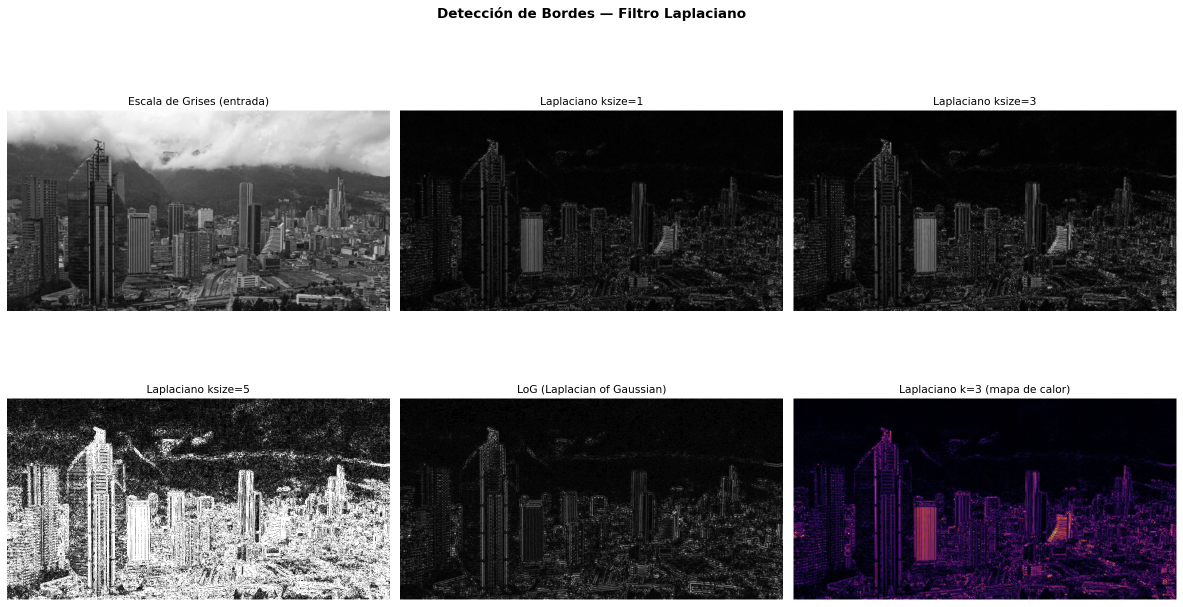
#> input picture semana_9_4_ojos_digitales_vision_artificial/media/python_bordes_laplaciano.png, 2366 x 1213 px, given in place of input_image.jpg, which was not available (shown at 1/2 size)
$ python main.py   (older library calls are emulated)
#> lines starting #> are read from the running program, lines starting #| are printed output that depends on the picture; pictures that were not available may be replaced by others from this repository, and a replacement may not be noted
"""
Taller Ojos Digitales: Introducción a la Visión Artificial
============================================================

Implementa el pipeline completo de percepción visual artificial:
1. Conversión a escala de grises
2. Filtros convolucionales (blur, sharpening, emboss)
3. Detección de bordes: Sobel X/Y, Laplaciano, Canny
4. Comparación visual entre métodos
5. Análisis de kernels de convolución
6. Combinación de técnicas para detección robusta
"""

import cv2
import numpy as np
import matplotlib
matplotlib.use('Agg')
import matplotlib.pyplot as plt
import os

# ============================================================
# Configuración
# ============================================================

MEDIA_DIR = os.path.join(os.path.dirname(__file__), '..', 'media')
os.makedirs(MEDIA_DIR, exist_ok=True)

IMG_PATH = os.path.join(os.path.dirname(__file__), 'input_image.jpg')


def save(fig, name):
    path = os.path.join(MEDIA_DIR, name)
    fig.savefig(path, dpi=140, bbox_inches='tight', facecolor='white')
    plt.close(fig)
    print(f"  ✓ {name}")


def load():
    img = cv2.imread(IMG_PATH)
#> img is the input picture: shape (1213, 2366, 3); mean B, G, R 123, 120, 121.5
    if img is None:
        raise FileNotFoundError(f"No se encontró: {IMG_PATH}")
    return img


# ============================================================
# 1. CONVERSIÓN A ESCALA DE GRISES
# ============================================================

def grayscale_conversion():
    """
    Convierte la imagen a escala de grises y muestra los componentes
    de luminancia ponderada: Y = 0.299R + 0.587G + 0.114B.
    """
    print("\n[1] Conversión a escala de grises")
    bgr = load()
    rgb = cv2.cvtColor(bgr, cv2.COLOR_BGR2RGB)
    gray = cv2.cvtColor(bgr, cv2.COLOR_BGR2GRAY)

    # Grises por canal individual
    gray_r = rgb[..., 0]
    gray_g = rgb[..., 1]
    gray_b = rgb[..., 2]

    # Gris ponderado manual
    gray_weighted = (0.299 * rgb[..., 0] + 0.587 * rgb[..., 1] + 0.114 * rgb[..., 2]).astype(np.uint8)

    fig, axes = plt.subplots(2, 3, figsize=(17, 10))
    fig.suptitle('Conversión a Escala de Grises — Métodos y Canales', fontsize=14, fontweight='bold')

    axes[0, 0].imshow(rgb)
    axes[0, 0].set_title('Original (Color)', fontsize=11)

    axes[0, 1].imshow(gray, cmap='gray')
    axes[0, 1].set_title('cv2.cvtColor (BGR2GRAY)', fontsize=11)

    axes[0, 2].imshow(gray_weighted, cmap='gray')
    axes[0, 2].set_title('Manual: 0.299R + 0.587G + 0.114B', fontsize=11)

    axes[1, 0].imshow(gray_r, cmap='gray')
    axes[1, 0].set_title('Solo canal Rojo', fontsize=11)

    axes[1, 1].imshow(gray_g, cmap='gray')
    axes[1, 1].set_title('Solo canal Verde', fontsize=11)

    axes[1, 2].imshow(gray_b, cmap='gray')
    axes[1, 2].set_title('Solo canal Azul', fontsize=11)

    for ax in axes.flat:
        ax.axis('off')
    plt.tight_layout()
    save(fig, 'python_escala_grises.png')


# ============================================================
# 2. FILTROS CONVOLUCIONALES
# ============================================================

def convolution_filters():
    """
    Aplica filtros convolucionales: blur (box, gaussian, median),
    sharpening y emboss.
    """
    print("\n[2] Filtros convolucionales")
    bgr = load()
    rgb = cv2.cvtColor(bgr, cv2.COLOR_BGR2RGB)

    # --- Filtros de suavizado ---
    box_blur_3 = cv2.blur(rgb, (3, 3))
    box_blur_7 = cv2.blur(rgb, (7, 7))
    box_blur_15 = cv2.blur(rgb, (15, 15))
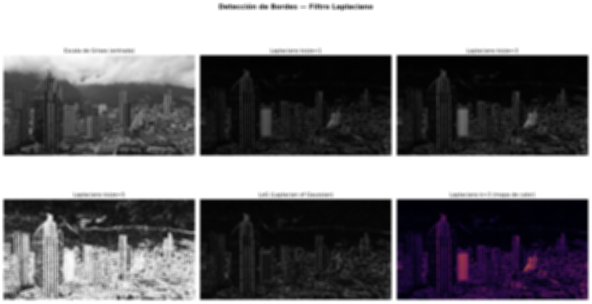
#> box_blur_15: shape (1213, 2366, 3) (shown at 1/4 size); mean R, G, B 121.5, 120, 123
    gaussian = cv2.GaussianBlur(rgb, (7, 7), 0)
    median = cv2.medianBlur(rgb, 7)
    bilateral = cv2.bilateralFilter(rgb, 9, 75, 75)

    fig, axes = plt.subplots(2, 3, figsize=(17, 10))
    fig.suptitle('Filtros de Suavizado (Blur)', fontsize=14, fontweight='bold')

    results = [
        (box_blur_3, 'Box Blur 3×3'),
        (box_blur_7, 'Box Blur 7×7'),
        (box_blur_15, 'Box Blur 15×15'),
        (gaussian, 'Gaussian Blur 7×7'),
        (median, 'Median Blur k=7'),
        (bilateral, 'Bilateral Filter d=9'),
    ]

    for ax, (img, title) in zip(axes.flat, results):
        ax.imshow(img)
        ax.set_title(title, fontsize=11)
        ax.axis('off')
#> this loop made 6 passes
#> title on passes 1 to 6: 'Box Blur 3×3', 'Box Blur 7×7', 'Box Blur 15×15', 'Gaussian Blur 7×7', 'Median Blur k=7', 'Bilateral Filter d=9'

    plt.tight_layout()
    save(fig, 'python_filtros_blur.png')

    # --- Sharpening y Emboss ---
    kernel_sharpen = np.array([
        [ 0, -1,  0],
        [-1,  5, -1],
        [ 0, -1,  0]
    ], dtype=np.float32)

    kernel_sharpen_strong = np.array([
        [-1, -1, -1],
        [-1,  9, -1],
        [-1, -1, -1]
    ], dtype=np.float32)

    kernel_emboss = np.array([
        [-2, -1, 0],
        [-1,  1, 1],
        [ 0,  1, 2]
    ], dtype=np.float32)

    kernel_edge_enhance = np.array([
        [ 0,  0,  0],
        [-1,  1,  0],
        [ 0,  0,  0]
    ], dtype=np.float32)

    sharpened = cv2.filter2D(rgb, -1, kernel_sharpen)
    sharpened_strong = cv2.filter2D(rgb, -1, kernel_sharpen_strong)
    embossed = cv2.filter2D(cv2.cvtColor(bgr, cv2.COLOR_BGR2GRAY), -1, kernel_emboss)
    edge_enhanced = cv2.filter2D(rgb, -1, kernel_edge_enhance)

    fig2, axes2 = plt.subplots(2, 3, figsize=(17, 10))
    fig2.suptitle('Filtros de Sharpening, Emboss y Realce de Bordes', fontsize=14, fontweight='bold')

    axes2[0, 0].imshow(rgb)
    axes2[0, 0].set_title('Original', fontsize=11)

    axes2[0, 1].imshow(sharpened)
    axes2[0, 1].set_title('Sharpen (Leve)', fontsize=11)

    axes2[0, 2].imshow(sharpened_strong)
    axes2[0, 2].set_title('Sharpen (Fuerte)', fontsize=11)

    axes2[1, 0].imshow(embossed, cmap='gray')
    axes2[1, 0].set_title('Emboss', fontsize=11)

    axes2[1, 1].imshow(np.clip(edge_enhanced, 0, 255).astype(np.uint8))
    axes2[1, 1].set_title('Edge Enhance', fontsize=11)

    # Unsharp mask
    blurred = cv2.GaussianBlur(rgb, (7, 7), 2)
    unsharp = cv2.addWeighted(rgb, 1.5, blurred, -0.5, 0)
    axes2[1, 2].imshow(unsharp)
    axes2[1, 2].set_title('Unsharp Mask (1.5x - 0.5×blur)', fontsize=11)

    for ax in axes2.flat:
        ax.axis('off')
    plt.tight_layout()
    save(fig2, 'python_filtros_sharpen.png')


# ============================================================
# 3. VISUALIZACIÓN DE KERNELS
# ============================================================

def visualize_kernels():
    """Visualiza los kernels de convolución utilizados."""
    print("\n[3] Visualización de kernels")

    kernels = {
        'Box Blur 3×3': np.ones((3, 3)) / 9,
        'Gaussian 3×3\n(aprox)': np.array([[1,2,1],[2,4,2],[1,2,1]]) / 16,
        'Sharpen': np.array([[0,-1,0],[-1,5,-1],[0,-1,0]], dtype=float),
        'Sobel X': np.array([[-1,0,1],[-2,0,2],[-1,0,1]], dtype=float),
        'Sobel Y': np.array([[-1,-2,-1],[0,0,0],[1,2,1]], dtype=float),
        'Laplacian': np.array([[0,1,0],[1,-4,1],[0,1,0]], dtype=float),
        'Emboss': np.array([[-2,-1,0],[-1,1,1],[0,1,2]], dtype=float),
        'Edge Detect': np.array([[-1,-1,-1],[-1,8,-1],[-1,-1,-1]], dtype=float),
    }

    fig, axes = plt.subplots(2, 4, figsize=(18, 8))
    fig.suptitle('Kernels de Convolución Utilizados', fontsize=14, fontweight='bold')

    for ax, (name, kernel) in zip(axes.flat, kernels.items()):
        im = ax.imshow(kernel, cmap='RdBu_r', vmin=-5, vmax=5)
        ax.set_title(name, fontsize=10)

        # Anotar valores en cada celda
        for i in range(kernel.shape[0]):
            for j in range(kernel.shape[1]):
                val = kernel[i, j]
                color = 'white' if abs(val) > 2.5 else 'black'
                text = f'{val:.1f}' if val != int(val) else f'{int(val)}'
                ax.text(j, i, text, ha='center', va='center', fontsize=9,
                        color=color, fontweight='bold')
        ax.set_xticks([])
        ax.set_yticks([])

    plt.tight_layout()
    save(fig, 'python_kernels_convolucion.png')
#> call 4 of save, with name = 'python_kernels_convolucion.png'
#> in save (call 4), `fig.savefig(path, dpi=140, bbox_inches='tight', facecolor='white')`:
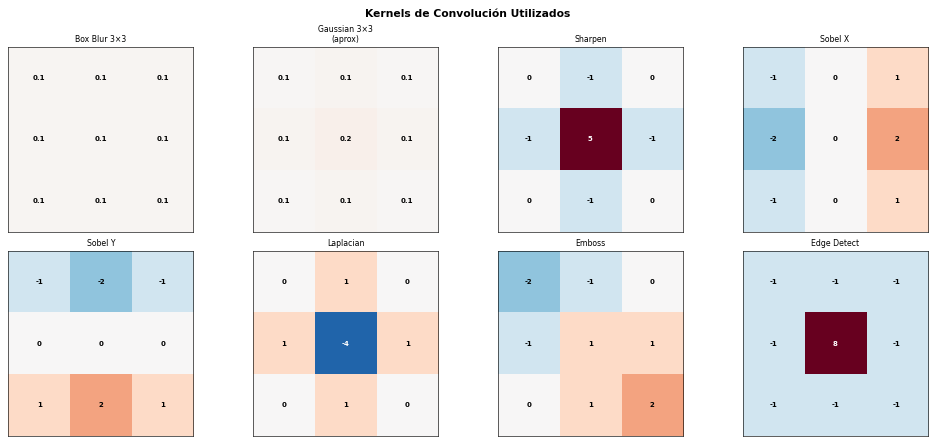
#> figure drawn by matplotlib, 8 panels


# ============================================================
# 4. DETECCIÓN DE BORDES: SOBEL
# ============================================================

def edge_detection_sobel():
    """
    Detección de bordes con filtro de Sobel en X e Y,
    y combinación de ambos con magnitud del gradiente.
    """
    print("\n[4] Detección de bordes — Sobel")
    bgr = load()
    gray = cv2.cvtColor(bgr, cv2.COLOR_BGR2GRAY)

    # Preprocesamiento: suavizado para reducir ruido
    gray_blur = cv2.GaussianBlur(gray, (3, 3), 0)

    # Sobel en X (bordes verticales)
    sobel_x = cv2.Sobel(gray_blur, cv2.CV_64F, 1, 0, ksize=3)
    sobel_x_abs = cv2.convertScaleAbs(sobel_x)

    # Sobel en Y (bordes horizontales)
    sobel_y = cv2.Sobel(gray_blur, cv2.CV_64F, 0, 1, ksize=3)
    sobel_y_abs = cv2.convertScaleAbs(sobel_y)

    # Magnitud del gradiente: sqrt(Gx² + Gy²)
    magnitude = cv2.magnitude(sobel_x, sobel_y)
    magnitude_norm = cv2.normalize(magnitude, None, 0, 255, cv2.NORM_MINMAX).astype(np.uint8)

    # Dirección del gradiente
    direction = np.arctan2(sobel_y, sobel_x)
    direction_norm = ((direction + np.pi) / (2 * np.pi) * 255).astype(np.uint8)

    fig, axes = plt.subplots(2, 3, figsize=(17, 10))
    fig.suptitle('Detección de Bordes — Filtro de Sobel', fontsize=14, fontweight='bold')

    axes[0, 0].imshow(gray, cmap='gray')
    axes[0, 0].set_title('Escala de Grises (entrada)', fontsize=11)

    axes[0, 1].imshow(sobel_x_abs, cmap='gray')
    axes[0, 1].set_title('Sobel X (bordes verticales)', fontsize=11)

    axes[0, 2].imshow(sobel_y_abs, cmap='gray')
    axes[0, 2].set_title('Sobel Y (bordes horizontales)', fontsize=11)

    axes[1, 0].imshow(magnitude_norm, cmap='gray')
    axes[1, 0].set_title('Magnitud: √(Gx² + Gy²)', fontsize=11)

    axes[1, 1].imshow(magnitude_norm, cmap='hot')
    axes[1, 1].set_title('Magnitud (mapa de calor)', fontsize=11)

    axes[1, 2].imshow(direction_norm, cmap='hsv')
    axes[1, 2].set_title('Dirección del gradiente', fontsize=11)

    for ax in axes.flat:
        ax.axis('off')
    plt.tight_layout()
    save(fig, 'python_bordes_sobel.png')


# ============================================================
# 5. DETECCIÓN DE BORDES: LAPLACIANO
# ============================================================

def edge_detection_laplacian():
    """
    Detección de bordes con filtro Laplaciano.
    Compara diferentes tamaños de kernel.
    """
    print("\n[5] Detección de bordes — Laplaciano")
    bgr = load()
    gray = cv2.cvtColor(bgr, cv2.COLOR_BGR2GRAY)
    gray_blur = cv2.GaussianBlur(gray, (3, 3), 0)

    # Laplaciano con diferentes kernels
    lap_1 = cv2.Laplacian(gray_blur, cv2.CV_64F, ksize=1)
    lap_3 = cv2.Laplacian(gray_blur, cv2.CV_64F, ksize=3)
    lap_5 = cv2.Laplacian(gray_blur, cv2.CV_64F, ksize=5)

    lap_1_abs = cv2.convertScaleAbs(lap_1)
    lap_3_abs = cv2.convertScaleAbs(lap_3)
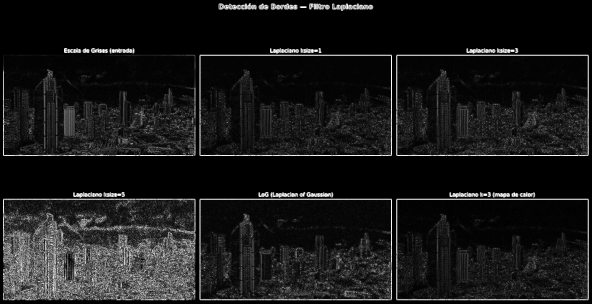
#> lap_3_abs: shape (1213, 2366) (shown at 1/4 size); min 0, max 255, mean 24.5
    lap_5_abs = cv2.convertScaleAbs(lap_5)
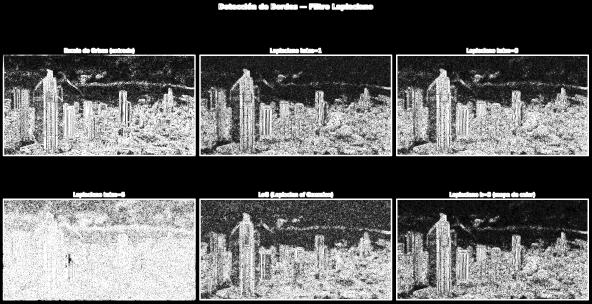
#> lap_5_abs: shape (1213, 2366) (shown at 1/4 size); min 0, max 255, mean 95.8

    # LoG (Laplacian of Gaussian)
    gray_heavy_blur = cv2.GaussianBlur(gray, (7, 7), 2)
    log = cv2.Laplacian(gray_heavy_blur, cv2.CV_64F, ksize=3)
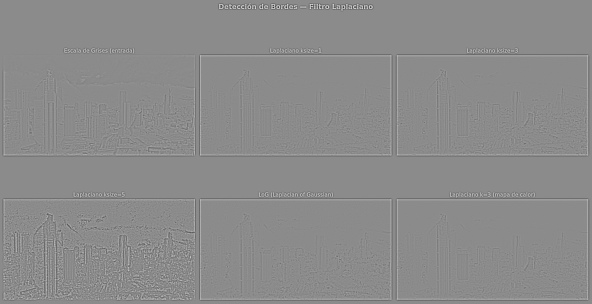
#> log: shape (1213, 2366) float64 (shown at 1/4 size); min -226, max 188, mean 0; drawn with min black and max white
    log_abs = cv2.convertScaleAbs(log)

    fig, axes = plt.subplots(2, 3, figsize=(17, 10))
    fig.suptitle('Detección de Bordes — Filtro Laplaciano', fontsize=14, fontweight='bold')

    axes[0, 0].imshow(gray, cmap='gray')
    axes[0, 0].set_title('Escala de Grises (entrada)', fontsize=11)

    axes[0, 1].imshow(lap_1_abs, cmap='gray')
    axes[0, 1].set_title('Laplaciano ksize=1', fontsize=11)

    axes[0, 2].imshow(lap_3_abs, cmap='gray')
    axes[0, 2].set_title('Laplaciano ksize=3', fontsize=11)

    axes[1, 0].imshow(lap_5_abs, cmap='gray')
    axes[1, 0].set_title('Laplaciano ksize=5', fontsize=11)

    axes[1, 1].imshow(log_abs, cmap='gray')
    axes[1, 1].set_title('LoG (Laplacian of Gaussian)', fontsize=11)

    axes[1, 2].imshow(lap_3_abs, cmap='inferno')
    axes[1, 2].set_title('Laplaciano k=3 (mapa de calor)', fontsize=11)

    for ax in axes.flat:
        ax.axis('off')
    plt.tight_layout()
    save(fig, 'python_bordes_laplaciano.png')


# ============================================================
# 6. CANNY EDGE DETECTION
# ============================================================

def edge_detection_canny():
    """Detección de bordes con Canny variando umbrales."""
    print("\n[6] Detección de bordes — Canny")
    bgr = load()
    gray = cv2.cvtColor(bgr, cv2.COLOR_BGR2GRAY)
    gray_blur = cv2.GaussianBlur(gray, (5, 5), 1)

    thresholds = [
        (30, 80, 'Bajo (30/80)'),
        (50, 150, 'Medio (50/150)'),
        (100, 200, 'Alto (100/200)'),
        (150, 250, 'Muy alto (150/250)'),
    ]

    fig, axes = plt.subplots(1, 4, figsize=(20, 5))
    fig.suptitle('Detección de Bordes — Canny con Diferentes Umbrales', fontsize=14, fontweight='bold')

    for ax, (low, high, label) in zip(axes, thresholds):
        edges = cv2.Canny(gray_blur, low, high)
        ax.imshow(edges, cmap='gray')
        ax.set_title(f'Canny {label}', fontsize=11)
        ax.axis('off')
#> this loop made 4 passes
#> pass 1, in edge_detection_canny, `edges = cv2.Canny(gray_blur, low, high)`:
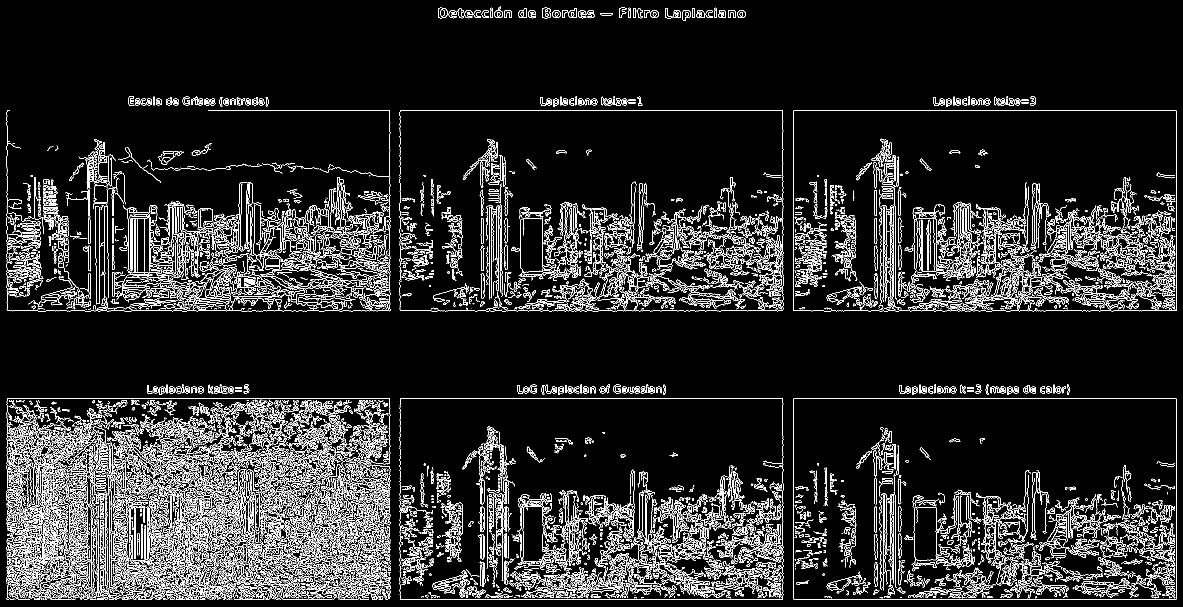
#> edges: shape (1213, 2366) (shown at 1/2 size); 10% white in thin lines or dots

    plt.tight_layout()
    save(fig, 'python_bordes_canny.png')
#> in save (call 7), `fig.savefig(path, dpi=140, bbox_inches='tight', facecolor='white')`:
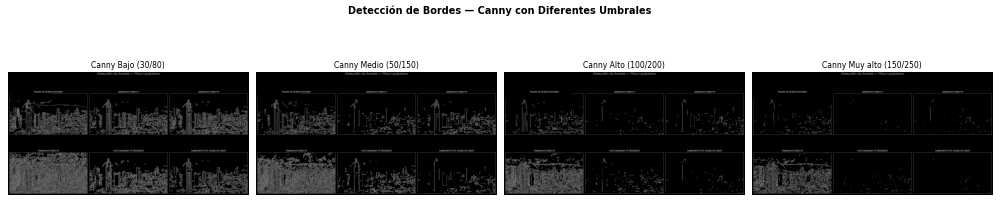
#> figure drawn by matplotlib, 4 panels


# ============================================================
# 7. COMPARACIÓN ENTRE MÉTODOS
# ============================================================

def comparison():
    """Comparación visual directa entre Sobel, Laplaciano y Canny."""
    print("\n[7] Comparación entre métodos de detección de bordes")
    bgr = load()
    rgb = cv2.cvtColor(bgr, cv2.COLOR_BGR2RGB)
    gray = cv2.cvtColor(bgr, cv2.COLOR_BGR2GRAY)
    gray_blur = cv2.GaussianBlur(gray, (3, 3), 0)

    # Sobel combinado
    sobel_x = cv2.Sobel(gray_blur, cv2.CV_64F, 1, 0, ksize=3)
    sobel_y = cv2.Sobel(gray_blur, cv2.CV_64F, 0, 1, ksize=3)
    sobel = cv2.normalize(cv2.magnitude(sobel_x, sobel_y), None, 0, 255, cv2.NORM_MINMAX).astype(np.uint8)

    # Laplaciano
    lap = cv2.convertScaleAbs(cv2.Laplacian(gray_blur, cv2.CV_64F, ksize=3))

    # Canny
    canny = cv2.Canny(gray_blur, 50, 150)

    # Overlay de bordes sobre la imagen original
    overlay = rgb.copy()
    overlay[canny > 0] = [0, 255, 0]

    fig, axes = plt.subplots(2, 3, figsize=(17, 10))
    fig.suptitle('Comparación de Métodos de Detección de Bordes', fontsize=14, fontweight='bold')

    axes[0, 0].imshow(rgb)
    axes[0, 0].set_title('Original', fontsize=11)

    axes[0, 1].imshow(gray, cmap='gray')
    axes[0, 1].set_title('Escala de Grises', fontsize=11)

    axes[0, 2].imshow(sobel, cmap='gray')
    axes[0, 2].set_title('Sobel (Magnitud)', fontsize=11)

    axes[1, 0].imshow(lap, cmap='gray')
    axes[1, 0].set_title('Laplaciano', fontsize=11)

    axes[1, 1].imshow(canny, cmap='gray')
    axes[1, 1].set_title('Canny (50/150)', fontsize=11)

    axes[1, 2].imshow(overlay)
    axes[1, 2].set_title('Canny superpuesto (verde)', fontsize=11)

    for ax in axes.flat:
        ax.axis('off')
    plt.tight_layout()
    save(fig, 'python_comparacion_bordes.png')


# ============================================================
# 8. PIPELINE COMPLETO
# ============================================================

def full_pipeline():
    """Pipeline de visión: original → gris → blur → bordes → overlay."""
    print("\n[8] Pipeline completo de visión artificial")
    bgr = load()
    rgb = cv2.cvtColor(bgr, cv2.COLOR_BGR2RGB)
    gray = cv2.cvtColor(bgr, cv2.COLOR_BGR2GRAY)
    blur = cv2.GaussianBlur(gray, (5, 5), 1)
    canny = cv2.Canny(blur, 50, 150)

    # Dilatar bordes para visualización
    kernel = np.ones((2, 2), np.uint8)
    canny_thick = cv2.dilate(canny, kernel, iterations=1)

    overlay = rgb.copy()
    overlay[canny_thick > 0] = [50, 255, 50]

    fig, axes = plt.subplots(1, 5, figsize=(22, 4.5))
    fig.suptitle('Pipeline de Visión Artificial: De Imagen a Bordes', fontsize=14, fontweight='bold')

    steps = [
        (rgb, 'gray', '1. Original', None),
        (gray, 'gray', '2. Escala de Grises', 'gray'),
        (blur, 'gray', '3. Gaussian Blur', 'gray'),
        (canny, 'gray', '4. Canny Edges', 'gray'),
        (overlay, None, '5. Overlay', None),
    ]

    for ax, (img, _, title, cmap) in zip(axes, steps):
        if cmap:
            ax.imshow(img, cmap=cmap)
        else:
            ax.imshow(img)
        ax.set_title(title, fontsize=10)
        ax.axis('off')
#> this loop made 5 passes
#> (title, cmap) on passes 1 to 5: ('1. Original', None), ('2. Escala de Grises', 'gray'), ('3. Gaussian Blur', 'gray'), ('4. Canny Edges', 'gray'), ('5. Overlay', None)

    # Flechas entre pasos
    for i in range(4):
        fig.text(0.19 + i * 0.19, 0.02, '→', fontsize=20, ha='center', color='#64748b')

    plt.tight_layout(rect=[0, 0.05, 1, 0.95])
    save(fig, 'python_pipeline_completo.png')


# ============================================================
# 9. ANÁLISIS DE HISTOGRAMA DE BORDES
# ============================================================

def edge_histogram():
    """Histograma de intensidades de bordes por método."""
    print("\n[9] Histograma de intensidades de bordes")
    bgr = load()
    gray = cv2.cvtColor(bgr, cv2.COLOR_BGR2GRAY)
    blur = cv2.GaussianBlur(gray, (3, 3), 0)

    sobel_x = cv2.Sobel(blur, cv2.CV_64F, 1, 0, ksize=3)
    sobel_y = cv2.Sobel(blur, cv2.CV_64F, 0, 1, ksize=3)
    sobel_mag = cv2.normalize(cv2.magnitude(sobel_x, sobel_y), None, 0, 255, cv2.NORM_MINMAX).astype(np.uint8)
    lap = cv2.convertScaleAbs(cv2.Laplacian(blur, cv2.CV_64F, ksize=3))
    canny = cv2.Canny(blur, 50, 150)

    fig, axes = plt.subplots(1, 3, figsize=(16, 4.5))
    fig.suptitle('Distribución de Intensidades de Bordes por Método', fontsize=13, fontweight='bold')

    axes[0].hist(sobel_mag.ravel(), bins=80, color='#3b82f6', alpha=0.8, edgecolor='#2563eb')
    axes[0].set_title('Sobel (Magnitud)', fontsize=11)
    axes[0].set_xlabel('Intensidad')
    axes[0].set_ylabel('Frecuencia')
    axes[0].grid(True, alpha=0.3)

    axes[1].hist(lap.ravel(), bins=80, color='#f97316', alpha=0.8, edgecolor='#ea580c')
    axes[1].set_title('Laplaciano', fontsize=11)
    axes[1].set_xlabel('Intensidad')
    axes[1].grid(True, alpha=0.3)

    axes[2].hist(canny.ravel(), bins=3, color='#22c55e', alpha=0.8, edgecolor='#16a34a')
    axes[2].set_title('Canny (binario: 0 o 255)', fontsize=11)
    axes[2].set_xlabel('Intensidad')
    axes[2].grid(True, alpha=0.3)

    plt.tight_layout()
    save(fig, 'python_histograma_bordes.png')


# ============================================================
# MAIN
# ============================================================

if __name__ == '__main__':
    print("=" * 60)
    print("Taller: Ojos Digitales — Visión Artificial con OpenCV")
    print("=" * 60)

    grayscale_conversion()
    convolution_filters()
    visualize_kernels()
    edge_detection_sobel()
    edge_detection_laplacian()
    edge_detection_canny()
    comparison()
    full_pipeline()
    edge_histogram()

    print("\n" + "=" * 60)
    n = len([f for f in os.listdir(MEDIA_DIR) if f.startswith('python_')])
    print(f"✅ {n} visualizaciones generadas en media/")
    print("=" * 60)
